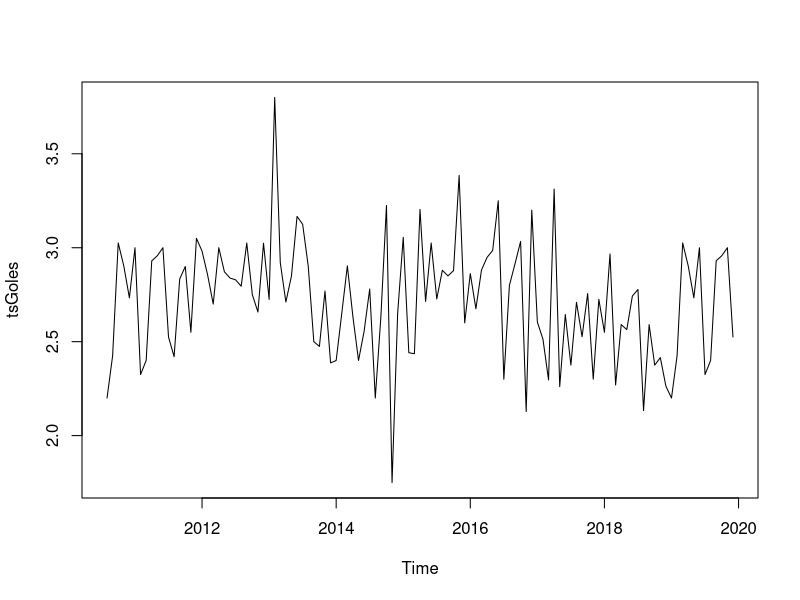

The R script that drew this image:
## ---- chunk 1
library(dplyr)
df <- read.csv("match.data.csv")
head(df)
## ---- chunk 2
n = dim(df)[1]
sumagoles <- rep(0, n)
for (i in 1:n) {
  sumagoles[i] <-  df$home.score[i] + df$away.score[i]
}
df <- cbind(df, sumagoles)
head(df)

## ---- chunk 3
df <- mutate(df, Ym = format(as.Date(date), "%Y-%m"))
goles <- df %>% group_by(Ym) %>% summarise(df = mean(sumagoles))

## ---- chunk 4
mutate(df, date = as.Date(date, "%Y-%m-%d"))
tsGoles <- ts(goles$df, start = c(2010,8), end = c(2019, 12), frequency = 12)
## ---- chunk 5
ts.plot(tsGoles)
